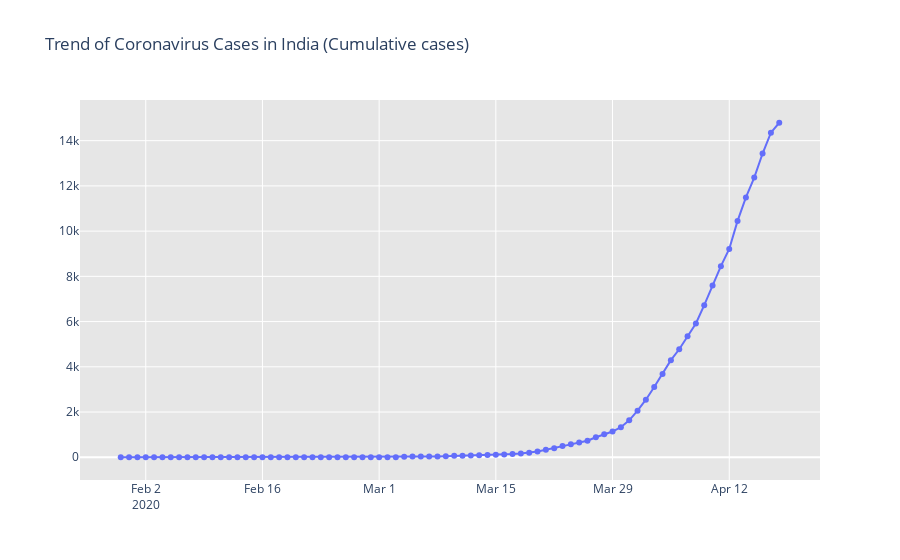
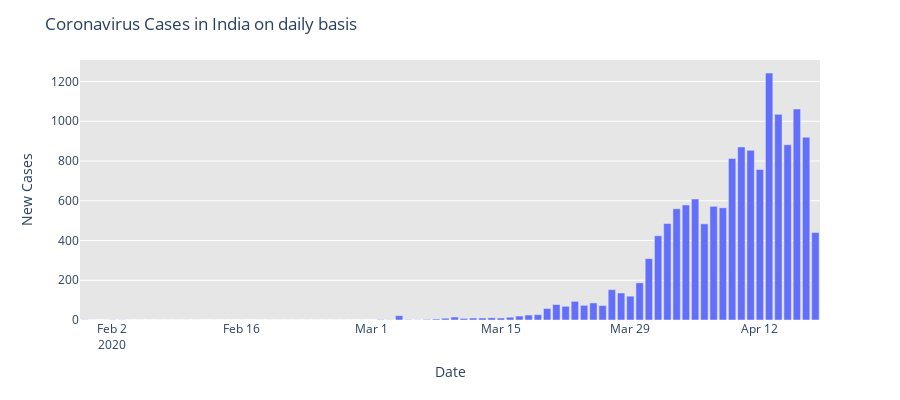

The notebook cell these images were saved under, in order:
### Code cell
#creating interactive graphs using plotly
# import plotly.graph_objects as go
# Rise of COVID-19 cases in India
fig = go.Figure()
fig.add_trace(go.Scatter(x=dbd_India['Date'], y = dbd_India['Total Cases'], mode='lines+markers',name='Total Cases'))
fig.update_layout(title_text='Trend of Coronavirus Cases in India (Cumulative cases)',plot_bgcolor='rgb(230, 230, 230)')
fig.show()

# New COVID-19 cases reported daily in India

import plotly.express as px
fig = px.bar(dbd_India, x="Date", y="New Cases", barmode='group', height=400)
fig.update_layout(title_text='Coronavirus Cases in India on daily basis',plot_bgcolor='rgb(230, 230, 230)')

fig.show()
